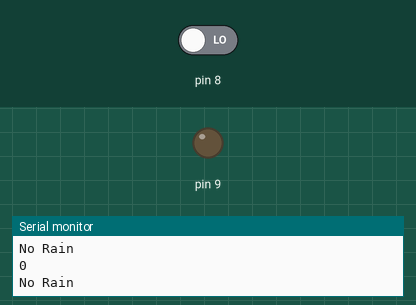
This sketch was run on a simulated Arduino Uno, built with avr-gcc and run on an emulated ATmega328P. Shown: output pins drawn as LEDs (lit = HIGH), the last lines printed to the serial monitor. The test bench sets the inputs (shaded band); at power-on: pin 8 LOW.

Above: at 1.8 s.
1.9 s: pin 8 driven HIGH
At 3.5 s:
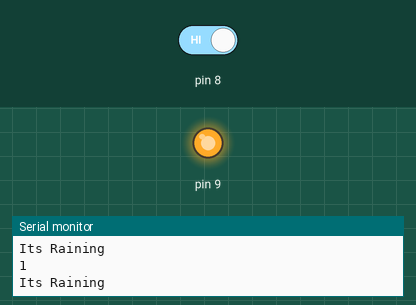
4.0 s: pin 8 driven LOW
At 5.1 s:
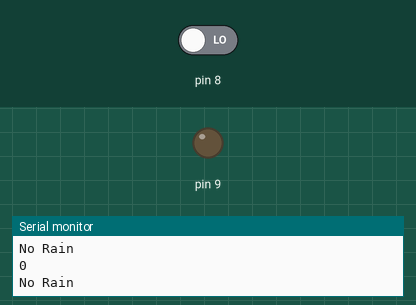
Timing chart, 0 to 7.0 s (numbered marks = the images above; inputs shaded):
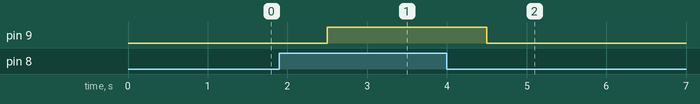

The sketch:

bt6.ino
```cpp
void setup()
{
 Serial.begin (9600);

  pinMode (8 , INPUT);
  pinMode (9 , OUTPUT);
}

void loop()

{
 int rain = digitalRead(8);
 Serial.println(rain);
if(rain==1)
{
  Serial.println("Its Raining");

   delay(500);
   digitalWrite(9,HIGH);
}
else if(rain==0)
{
  Serial.println("No Rain");

   delay(500);
   digitalWrite(9,LOW);
}

}
```

Measured:
- after the input at 1.9 s, pin 9: LOW → HIGH after 0.60 s
- after the input at 4.0 s, pin 9: HIGH → LOW after 0.50 s
